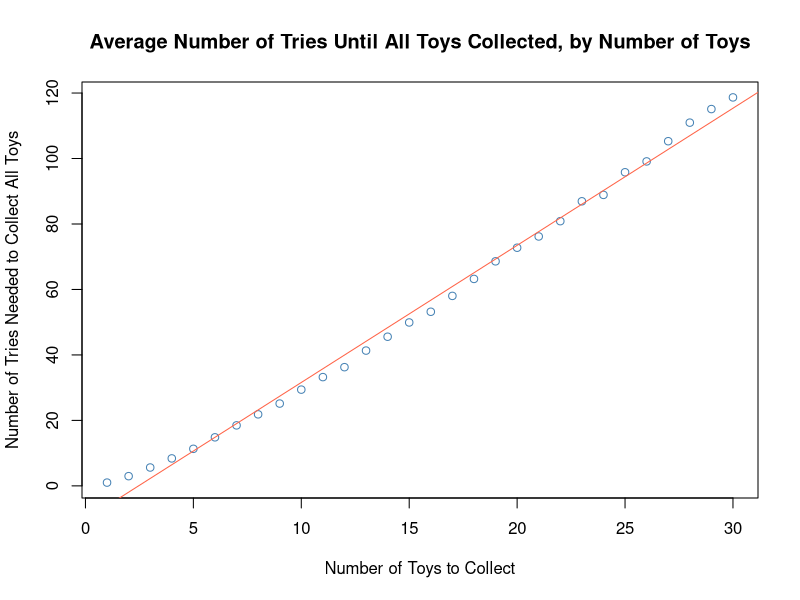

Write the R code that produced this figure.
# Collect t 
# Problem: A company wants to know how changing the number of toys to collect in a cereal 
# box would affect the number of boxes the average customer would need to purchase before 
# attaining all the toys. The arguments included in the function will be:

# 1. The number (N) of customers that successfully complete the challenge
# 2. The number of toys (t) in the challenge
# 3. The probability (p) of selecting each toy

# Part 1

# For the first part, you will use a Monte Carlo simulation to approximate the effect that adding 
# an additional toy into the prize affects the number of attempts necessary to complete
# the challenge. For the regression, hold N constant at 1000 and always use equal probability of 
# collecting toys, but vary the number of toys needed from 1 to 30. 

# You will then plot the number of toys to collect against the number of tries needed to collect
# all toys. The plot will contain the mean number of tries (your Monte Carlo estimate) and a 
# regression line that goes through the points for reference. To assure similar results, set the 
# seed to 12. Hint: the command coef(lm(y~x)) will return the intercept and slope of a line
# (be sure to replace y and x with the appropriate dependent and independent variable, respectively).

# Solution to Part 1:
set.seed(12)

cereal <- function(N, t, p=NULL){
  
  number_tries <- numeric()
  for(i in 1:N){
    all_prizes <- numeric()
    number_toys <- 0
    while(number_toys < t){
      box <- sample(1:t,1, replace=TRUE, prob = p)
      all_prizes <- c(all_prizes,box)
      number_toys <- length(unique(all_prizes))
    }
    number_tries[i] <- length(all_prizes)
  }
  
  list(mc.est=mean(number_tries), mc.error=sd(number_tries)/sqrt(N), results = number_tries)

}

toy_data <- matrix(nrow=30, ncol=2)

for(i in 1:30){
  toy_data[i,1] <- i
  toy_data[i,2] <- cereal(1000,i)$mc.est
}

toy_data <- data.frame(toy_data)
colnames(toy_data) <- c('Toys', 'Tries')

coefs <- coef(lm(toy_data$Tries ~ toy_data$Toys))

plot(toy_data$Toys, toy_data$Tries, col='steel blue', main='Average Number of Tries Until All Toys Collected, by Number of Toys',
     xlab='Number of Toys to Collect', ylab='Number of Tries Needed to Collect All Toys')

abline(reg=coefs, col='tomato')


# Answer: On average, one more toy to collect leads to about 4.2 more attempts needed to collect all



# Part 2:

# Now we explore how many attempts are needed when the probability of collecting each toy differs
# (for example, when the chance of getting one toy is only 1% and all other are equally probable)

cereal(1000, 5, c(0.01,0.99/4,0.99/4,0.99/4,0.99/4))$mc.est
# On average, it takes about 100 tries to get all 5 toys in this scenario (setting N=1000, and t=5)




